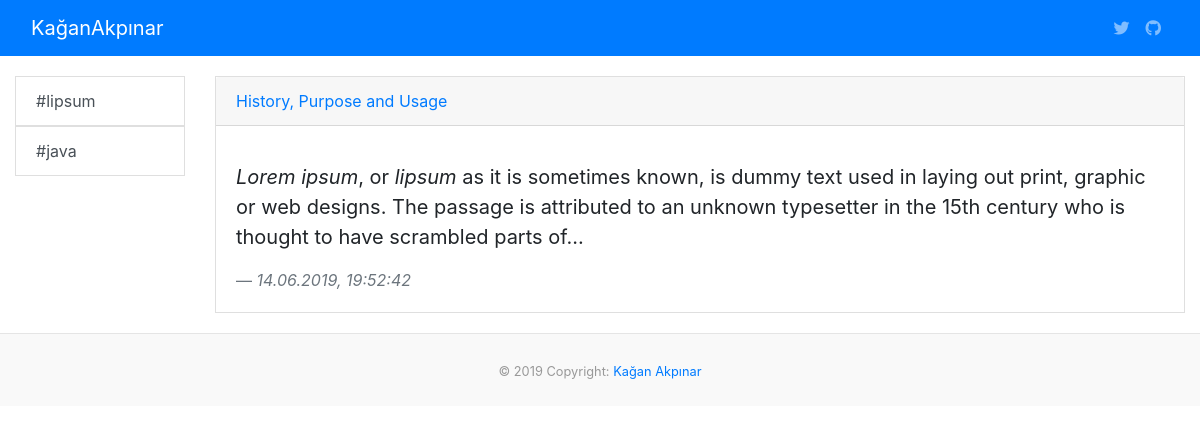
The page /categories/lipsum on the database its author committed.
### blog.py (models this page shows, shortened)
class Category(db.Model):
    __tablename__ = "category"
    id = db.Column(db.Integer, primary_key=True)
    name = db.Column(db.String(50), nullable=False)

class Post(db.Model):
    __tablename__ = "post"
    id = db.Column(db.Integer, primary_key=True)
    title = db.Column(db.String(), nullable=False)
    content = db.Column(db.Text(), nullable=False)
    date = db.Column(db.String(), nullable=False, default=time.strftime('%d.%m.%Y'))
    author = db.Column(db.String(), nullable=False)
    category_id = db.Column(db.Integer, db.ForeignKey('category.id'), nullable=False)
    category = db.relationship('Category', backref=db.backref('posts', lazy=True)   )

### blog.py (the view)
@app.route("/categories/<string:name>")
def categories(name):
    category = Category.query.all()
    post = Post.query.all()
    return render_template("categories.html", post=post, category=category, name=name)

### templates/categories.html (shortened to what this page needs)
{% extends "layout.html" %}
{% block body %}
<div class="row">
<div class="col-md-2">
  {% include "sidebar.html" %}
</div>
<div class="col-md-10">
  {% for post in post %}
  {% if post.category.name == name %}
  <div class="card" style="border-radius:0px; margin-bottom:20px">
    <a href="/post/{{ post.id }}" class="card-header">{{ post.title}}</a>
    <div class="card-body">
      <blockquote class="blockquote mb-0">
        <p>{{ post.content|truncate|safe }}</p>
        <footer class="blockquote-footer"><cite title="Source Title">{{ post.date }}</cite></footer>
      </blockquote>
    </div>
  </div>
  {% endif %}
  {% endfor %}
</div>
</div>
{% endblock %}

### templates/sidebar.html
{% for category in category %}
<ul class="list-group">
  <a href="/categories/{{category.name}}" class="list-group-item list-group-item-action"  style="border-radius:0px">
    #{{ category.name }}
  </a>
</ul>
{% endfor %}

### rows shown on the page
Category: name "lipsum"
Category: name "java"
Post: title "History, Purpose and Usage", content "Lorem ipsum , or lipsum as it is sometimes known, is dummy text used in laying out print, graphic or web designs. The passage is attributed to an unknown typesetter in the 15th century who is thought to have scrambled parts of...", date "14.06.2019, 19:52:42"
